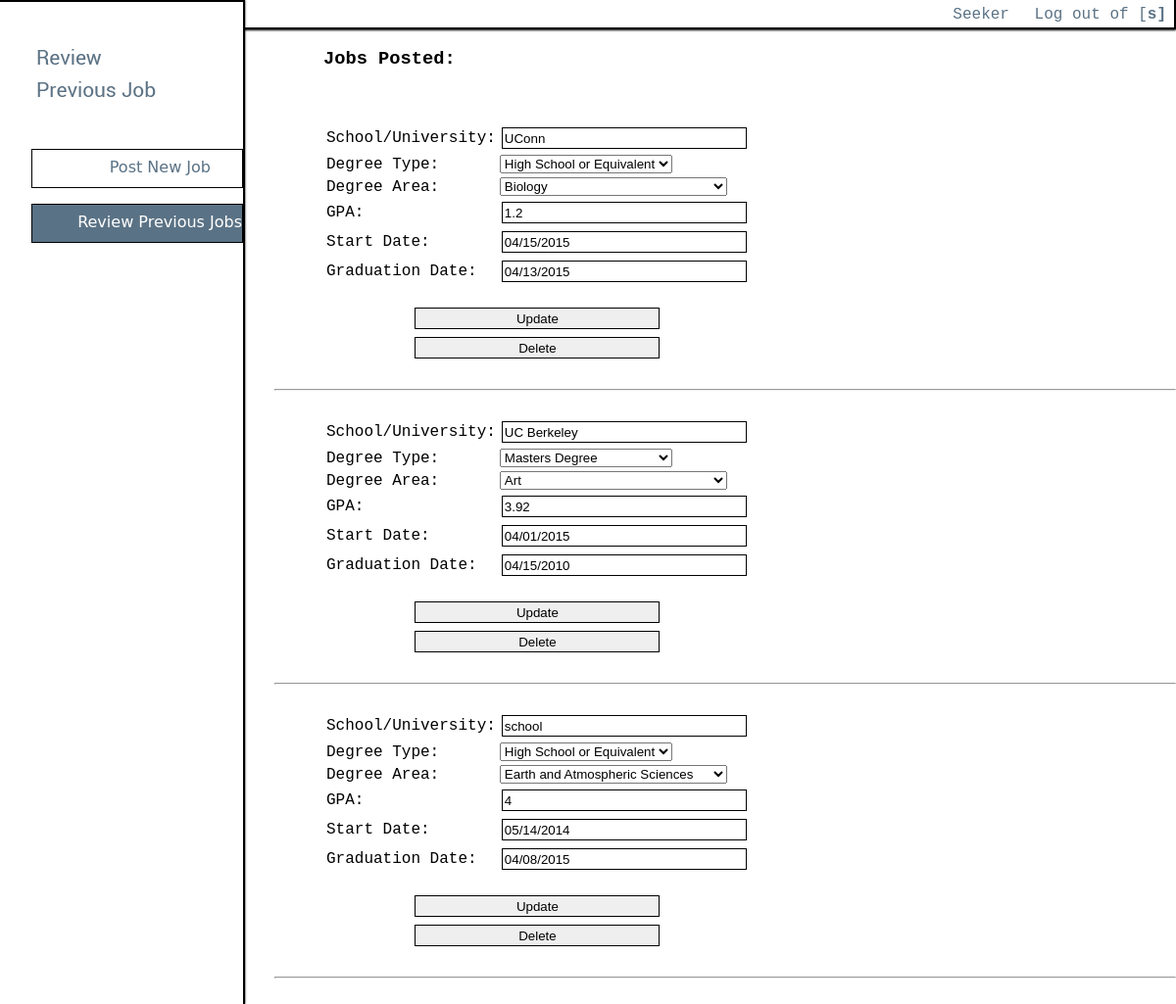
Page /MainPage/Profile/ReviewJobs.php (signed in) on the committed database.
### tables this page shows
CREATE TABLE `education` (
  `EduID` int(11) NOT NULL AUTO_INCREMENT,
  `EducationUniversity` varchar(45) NOT NULL COMMENT 'ResumeID FK',
  `EducationDegreeType` varchar(45) NOT NULL,
  `EducationDegreeArea` varchar(45) NOT NULL,
  `EducationGPA` double NOT NULL,
  `EducationStartDate` varchar(45) NOT NULL,
  `EducationGradDate` varchar(45) DEFAULT NULL,
  `UserId` varchar(45) NOT NULL,
  PRIMARY KEY (`EduID`,`EducationUniversity`,`EducationDegreeType`,`EducationDegreeArea`,`UserId`),
  UNIQUE KEY `EduID_UNIQUE` (`EduID`),
  KEY `UserID_idx` (`UserId`),
  CONSTRAINT `seeker` FOREIGN KEY (`UserId`) REFERENCES `seeker` (`UserName`) ON DELETE NO ACTION ON UPDATE NO ACTION
);

### MainPage/Profile/ReviewJobs.php (the view, shortened to what this page needs)
<!doctype html>
<html>
<head>
<link href="../stylesheet_main.css" rel="stylesheet" type="text/css" >
<link href="jquery-ui.css" rel="stylesheet">
</head>
<body>
<header>
<div class="topbar">
  <div class="navbutton">
    <nav>
         	<a class="topbutton" href="../Main_Page.php">Seeker</a>
            <a class="topbutton" href = "../../login/logout.php">Log out of [<b><?php echo "". $_SESSION['login_user'];?>]</b></a>
    </nav>
  </div>
</div>
<div class="sidebar">
  <h1><img  src="../../MainPage_img/ReviewPreviousJob.png"></h1>
  <div class="navbutton">
    <nav>
      <a class="side_button" href="PostNewJob.php">Post New Job</a>
      <a class="side_button_select">Review Previous Jobs</a>
    </nav>
  </div>
</div>
</header>
<div class = "content">
<h3 class = "contentHeader">Jobs Posted:</h3><br><br>
<?php
	$sql = "SELECT * FROM education WHERE UserID = '".  $_SESSION['login_user'].
		"' ;";
    $conn = new mysqli($address, $username, $password, $database);
	 if ($conn->connect_error) {
        die("Connection failed: " . $conn->connect_error);
    } else {
	    $result = $conn->query($sql);
		if (!$result) {
		    echo "<b>database result error</b>";
			exit;
		} else {
		$degreeAreas = array(
		"Aerospace Engineering",
		"Applied Physiology"
		,"ArchitectureBuilding Construction",
		"Art",
		"ArtsEconomics History",
		"Biology",
		"Biomedical Engineering",
		"Biomolecular Engineering",
		"Business",
		"Chemical Engineering",
		"ChemistryBiochemistry",
		"City and Regional Planning",
		"Civil Engineering",
		"Communication",
		"Computer Engineering",
		"Computer Science",
		"Earth and Atmospheric Sciences",
		"Electrical Engineering",
		"Industrial and Systems Engineering",
		"Industrial Design",
		"International Affairs",
		"Literature",
		"Materials Science and Engineering",
		"Mathematics",
		"Mechanical Engineering",
		"Modern Languages",
		"Music",
		"Physics",
		"Psychology",
		"Public Policy",
		"Textile Engineering"
		);
		$degreeTypes = array(
		"High School or Equivalent",
		"Associate Degree",
		"Bachelors Degree",
		"Masters Degree",
		"Doctorate"
		);
		  while($row = $result->fetch_assoc())
			{
			echo "<div style='padding-left:50px; padding-right:100px;'><form method ='post' action='submitEduUpdate.php'>";
			echo "<table border='0'><tr>";
			echo "<td>School/University: </td>";
			echo '<td><input name="edu" value = "'.$row["EducationUniversity"].'"> </input></td></tr>';
			echo "<tr>";
			echo "<td>Degree Type:</td> <td><select name = 'degType'>";
				foreach($degreeTypes as $type){
				echo "<option value='".$type."' ";
					if($type == $row["EducationDegreeType"]) echo " selected";
				echo ">".$type."</option>";
				}
			echo "</select></td></tr>";
			echo "<tr>";
			echo "<td>Degree Area:</td><td> <select name = 'degArea'>";
			foreach($degreeAreas as $type){
				echo "<option value='".$type."' ";
					if($type == $row["EducationDegreeArea"]) echo " selected";
				echo ">".$type."</option>";
				}
			echo "</select></td></tr>";
			echo "<tr>";
			echo "<td>GPA: </td><td>";
			echo '<input  name = "gpa" value = "'.$row["EducationGPA"].'"> </input></td></tr>';
			echo "<tr><td>Start Date: </td><td>";
			echo '<input name = "start" class = "datepicker" value = "'.$row["EducationStartDate"].'" readonly> </input></td></tr>';
			echo "<tr><td>Graduation Date: </td><td>";
			echo '<input name = "grad" class = "datepicker" value = "'.$row["EducationGradDate"].'" readonly> </input></td></tr>';
			echo "<tr><td colspan='2' align='center'><br><input  type='submit' name = 'update' value = 'Update'></td></tr>";
			echo "<tr><td colspan='2' align='center'><input  type='submit' name = 'delete' value = 'Delete'></td></tr>";
			echo "</table></form></div><br><hr><br>";
			}
		}
	}
?>
</body>
</html>

### MainPage/stylesheet_main.css (style rules this page uses)
* { -webkit-box-sizing: border-box; -moz-box-sizing: border-box; box-sizing: border-box; }
body { overflow-x: hidden; margin: 0; -moz-transition: opacity .25s ease-in-out, background .25s ease-in-out; -webkit-transition: opacity .25s ease-in-out, background .25s ease-in-out; font-family: Consolas, "Andale Mono", "Lucida Console", "Lucida Sans Typewriter", Monaco, "Courier New", monospace; }
.topbar { background-color: white; opacity: 1; }
.sidebar { background-color: white; opacity: 1; }
h1 { font-family: Consolas, "Andale Mono", "Lucida Console", "Lucida Sans Typewriter", Monaco, "Courier New", monospace; font-size: 2em; }
h1 { font-family: Consolas, "Andale Mono", "Lucida Console", "Lucida Sans Typewriter", Monaco, "Courier New", monospace; font-size: 1em; }
.topbar { text-align: right; height: 30px; z-index: 0; top: 0px; border-bottom: 2px solid black; border-right: 2px solid black; padding: 0em; margin-left: 0em; box-shadow: 0px 1px 2px black; }
.topbar a { margin: 0.5em; }
.topbar, nav { padding-top: 0.2em; }
.sidebar { display: block; width: 250px; height: 100%; position: fixed; left: 0px; top: 0px; z-index: 100; border-right: 2px solid black; border-top: 2px solid black; padding-left: 2em; box-shadow: 0px 0px 2px black; background-color: white; }
.side_button { height: 40px; text-align: right; display: block; border: thin solid; border-color: black; position: relative; padding-right: 2em; padding-top: 0.5em; margin-bottom: 1em; text-decoration: none; -webkit-transition: all .5s ease-out; -moz-transition: all .2s ease-out; -ms-transition: all .2s ease-out; transition: all .2s ease-out; font-family: "Lucida Grande", "Lucida Sans Unicode", "Lucida Sans", "DejaVu Sans", Verdana, sans-serif; font-size: 16px; color: #5a7285; background-color: white; }
.side_button_select { height: 40px; text-align: right; display: block; border: thin solid; border-color: black; position: relative; padding-right: 0em; padding-top: 0.5em; padding-bottom: 0.5em; margin-bottom: 1em; -webkit-transition: all .5s ease-out; -moz-transition: all .5s ease-out; -ms-transition: all .5s ease-out; transition: all .5s ease-out; font-family: "Lucida Grande", "Lucida Sans Unicode", "Lucida Sans", "DejaVu Sans", Verdana, sans-serif; font-size: 16px; color: white; background-color: #5a7285; }
.topbutton { color: #5a7285; text-decoration: none; }
.content { padding-left: 280px; }
.contentHeader { padding-left: 50px; }
option { width: 233px; }
#centered_inputs select, input { width: 250px; border: 1px solid #000; padding: 2px; margin: 2px; height: 22px; -moz-box-sizing: border-box; -webkit-box-sizing: border-box; box-sizing: border-box; }

### rows in the picture
education: edu "UConn", degType "High School or Equivalent", degArea "Biology", gpa "1.2", start "04/15/2015", grad "04/13/2015"
education: edu "UC Berkeley", degType "Masters Degree", degArea "Art", gpa "3.92", start "04/01/2015", grad "04/15/2010"
education: edu "school", degType "High School or Equivalent", degArea "Earth and Atmospheric Sciences", gpa "4", start "05/14/2014", grad "04/08/2015"

### other values in the picture
$_SESSION['login_user'] "s"
